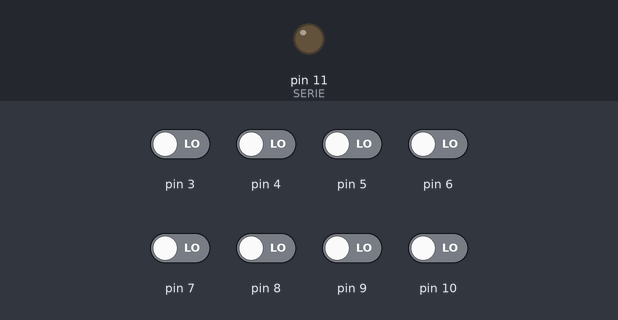
The sketch below on a simulated Arduino Uno, built with avr-gcc and run on an emulated ATmega328P. On the bench: output pins drawn as LEDs (lit = HIGH). Inputs (shaded band) come from the test bench; at power-on: pin 3–10 LOW. Pins used as bus, display or sensor lines are not drawn.

Above: at 1.8 s.
1.9 s: pin 10 driven HIGH
At 2.7 s:
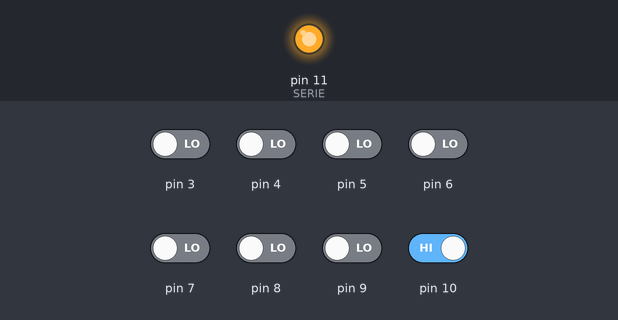
3.5 s: pin 10 driven LOW
At 3.9 s:
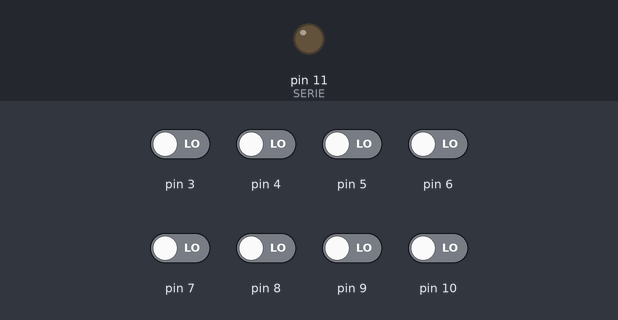
Timing chart, 0 to 6.5 s (numbered marks = the images above; inputs shaded):
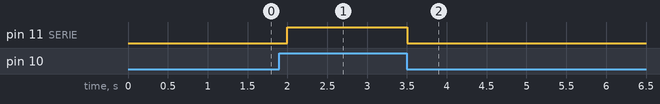

The sketch:

ARD_2DISPLAYS_THUMBSWITCH_COMSERIAL____E22B.ino
```cpp
byte dato,datotal,uni,dec,CLK=12,SERIE=11,RESET=13,i;
bool u0,u1,u2,u3,d0,d1,d2,d3;
void setup() {
   pinMode(CLK,OUTPUT);pinMode(SERIE,OUTPUT);pinMode(RESET,OUTPUT);
   digitalWrite(CLK,0);digitalWrite(SERIE,0);
   for(i=3;i<=10;i++){pinMode(i,INPUT);}
}
void loop() {
   u3 = digitalRead(3);u2 = digitalRead(4);u1 = digitalRead(5);u0 = digitalRead(6);
   d3 = digitalRead(7);d2 = digitalRead(8);d1 = digitalRead(9);d0 = digitalRead(10);
   // yes
   digitalWrite(RESET,0);digitalWrite(RESET,1);   //Reseteamos las salidas
   // SI quiero todo en un solo byte, ambos digitos.
   dec = d3*8+d2*4+d1*2+d0;//decenas
   dec = dec<<4; //Desplazamos 4 bits a la izquierda a dec
   uni = u3*8+u2*4+u1*2+u0;
   datotal = dec|uni; //Sumamos en forma lógica. Ojo que tambien se puede sumar aritméticamente
   dato=datotal;
   //d3d2d1d0u3u2u1u0

   for(i=0;i<4;i++){ // EXTRAER 4 bits DESDE LA IZQUIERDA. DESDE EL MSB.
     //   dato1 =dato*16; // 4 veces lo desplaze a la izquierda
      digitalWrite(SERIE,(dato/8)%2); // entre 2^3 = 8
     // a la derecha 3 veces hasta que solo queda un bit LSB y el resto son ceros.
      digitalWrite(CLK,1); //Flanco de subida
      digitalWrite(CLK,0);
      dato=dato*2;// a la derecha para que el MSB de cada digito siempre sea el extraido por "/8 en este digito"
      // por "/128 en el siguiente digito , el de las decenas."
   }

   // EXTRAER 4 bits DESDE LA IZQUIERDA. DESDE EL MSB.
   datotal=datotal>>4; //envie empujando los que ya puse.
    for(i=0;i<4;i++){
 //   dato1 =dato*16; // 4 veces lo desplaze a la izquierda
      digitalWrite(SERIE,(datotal/8)%2);   // entre 2^3 = 8
      // a la derecha 3 veces hasta que solo queda un bit LSB y el resto son ceros.
      digitalWrite(CLK,1); //Flanco de subida
      digitalWrite(CLK,0);
      datotal=datotal*2;// a la derecha para que el MSB de cada digito siempre sea el extraido por "/8 en este digito"
      // por "/128 en el siguiente digito , el de las decenas."
   }
   delay(500);
}
```

Measured:
- after the input at 1.9 s, pin 11 (SERIE): LOW → HIGH after 0.10 s
- after the input at 3.5 s, pin 11 (SERIE): HIGH → LOW at once
